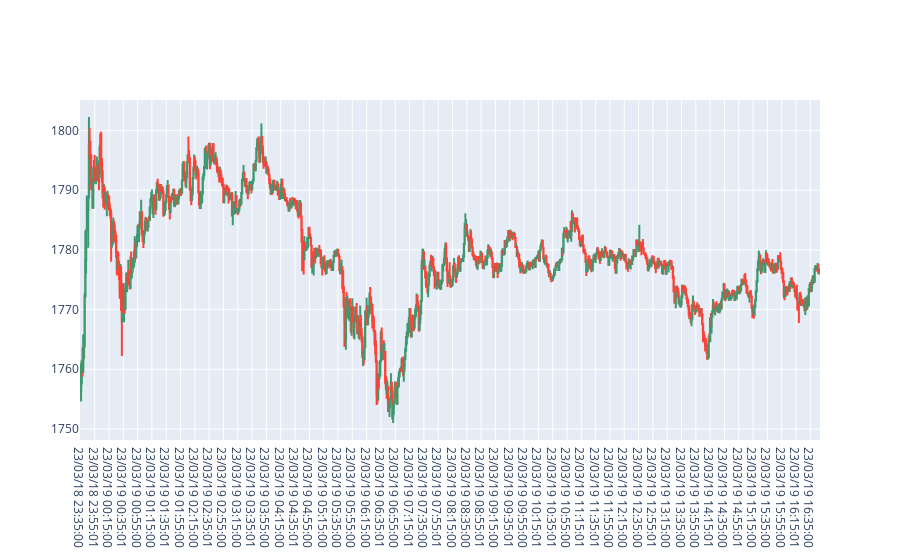

Here is the notebook cell this chart was saved with:
### Code cell
import plotly.graph_objects as go
import pandas as pd
# df = pd.read_csv('EURUSD.csv')
fig = go.Figure(
    data=go.Candlestick(
        x=df_k_2['time_get'],
        open=df_k_2['o'],
        high=df_k_2['h'],
        low=df_k_2['l'],
        close=df_k_2['c']
    )
)
# removing rangeslider
fig.update_layout(xaxis_rangeslider_visible=False)
fig.show()

### Figure 1 — Plotly figure (JSON) as saved in the notebook; plotly's stock layout.template omitted (floating-point values rounded to 4 significant figures; data arrays with more than 128 entries replaced by an {"elided": "..."} marker saying what was removed)
{"data": [{"close": {"elided": "1034 str values"}, "high": {"elided": "1034 str values"}, "low": {"elided": "1034 str values"}, "open": {"elided": "1034 str values"}, "type": "candlestick", "x": {"elided": "1034 str values"}}], "layout": {"xaxis": {"rangeslider": {"visible": false}}}}
